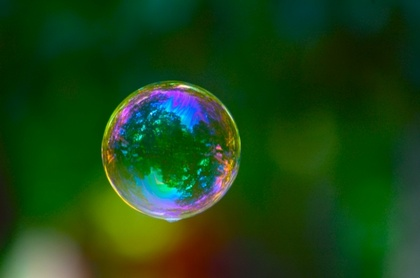
%> input picture PS1/bubble.jpg, 420 x 278 px, shrunk from 620 x 410 before the run
$ octave --eval "result = scdh('bubble.jpg');"   (GNU Octave 9; MATLAB toolbox functions it lacks are replaced by stand-ins)
%> lines starting %> are read from the running program, lines starting %| are printed output that depends on the picture
%> in scdh, iimg is the input picture: size 278x420x3 uint8; mean R, G, B 27.2, 69.9, 22.1
### PS1/col_gray.m
function oimg = col_gray(iimg)
oimg = rgb2gray(iimg);
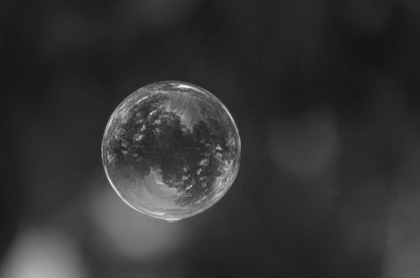
%> oimg: size 278x420 uint8; min 19, max 247, mean 51.6
end

### PS1/energy_img_modified.m
function aimg = energy_img_modified(iimg)
aimg=col_gray(iimg);
aimg = im2double(aimg);
[dx,dy] = imgradient(aimg,'prewitt');
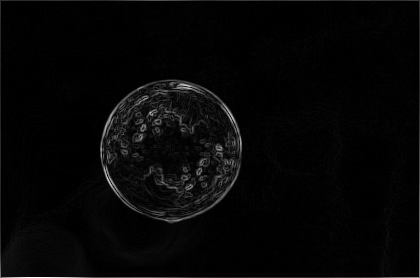
%> dx: size 278x420 double; min 0, max 2.06, mean 0.0547; drawn with min black and max white
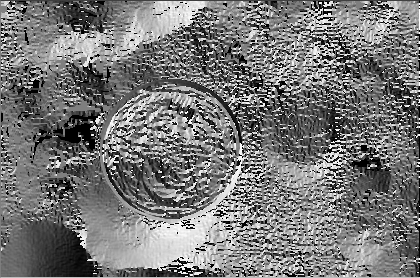
%> dy: size 278x420 double; min -180, max 180, mean -11.1; drawn with min black and max white
aimg=((dx.^2)+(dy.^2)).^(1/2);
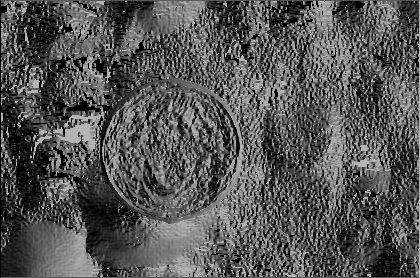
%> aimg: size 278x420 double; min 0, max 180, mean 84.1
end

### PS1/decrease_height.m
function [reducedColorImg,reducedEnergyImg] = decrease_height(im,energyImg)
[r,c,l]=size(im);
reducedColorImg=zeros(r-1,c,3);
reducedEnergyImg=zeros(r-1,c);
cumulativeEnergyMap=cumulative_min_energy_map(energyImg,'HORIZONTAL');
horizontalSeam=find_horizontal_seam(cumulativeEnergyMap);
view_seam(im,horizontalSeam,"HORIZONTAL");
for i=1:c
   reducedColorImg(:,i,:)=vertcat(im(1:horizontalSeam(i,1)-1,i,:),im(horizontalSeam(i,1)+1:r,i,:));
end
reducedEnergyImg=energy_img(reducedColorImg);
reducedColorImg=uint8(reducedColorImg);
imshow(reducedColorImg);
end

### PS1/cumulative_min_energy_map.m
function m = cumulative_min_energy_map(eimg,seamd)
if strcmp(seamd,'HORIZONTAL')
    eimg=transpose(eimg);
end
m=eimg;
[r,c]=size(eimg);
for i = 1:c
    for j = 2:r
        if i-1<1
           m(j,i)=eimg(j,i)+min(m(j-1,i),m(j-1,i+1));
        elseif i+1>c
           m(j,i)=eimg(j,i)+min(m(j-1,i-1),m(j-1,i));
        else
            m(j,i)=eimg(j,i)+min([m(j-1,i-1),m(j-1,i),m(j-1,i+1)]);
        end
    end
end
if strcmp(seamd,'HORIZONTAL')
    m=transpose(m);
end
end

### PS1/find_horizontal_seam.m
function horizontalSeam = find_horizontal_seam(m)
m=transpose(m);
horizontalSeam=find_vertical_seam(m);
end

### PS1/find_vertical_seam.m
function verticalSeam = find_vertical_seam(m)
[r,c]=size(m);
verticalSeam=zeros(r,1);
[~,verticalSeam(r,1)]=min(m(r,:));
for i = r-1:-1:1
   if verticalSeam(i+1,1)-1<1
      [~,b]=min([m(i,verticalSeam(i+1,1)),m(i,verticalSeam(i+1,1)+1)]);
      if b==1
        verticalSeam(i,1)=verticalSeam(i+1,1);
      elseif b==2
          verticalSeam(i,1)=verticalSeam(i+1,1)+1;
      end
   elseif verticalSeam(i+1,1)+1>c
      [~,b]=min([m(i,verticalSeam(i+1,1)-1),m(i,verticalSeam(i+1,1))]);
      if b==1
           verticalSeam(i,1)=verticalSeam(i+1,1)-1;
      elseif b==2
           verticalSeam(i,1)=verticalSeam(i+1,1);
      end
   else
      [~,b]=min([m(i,verticalSeam(i+1,1)-1),m(i,verticalSeam(i+1,1)),m(i,verticalSeam(i+1,1)+1)]);
      if b==1
        verticalSeam(i,1)=verticalSeam(i+1,1)-1;
      elseif b==2
          verticalSeam(i,1)=verticalSeam(i+1,1);
      elseif b==3
          verticalSeam(i,1)=verticalSeam(i+1,1)+1;
      end
   end
end
end

### PS1/view_seam.m
function a = view_seam(im,seam,seamDirection)
[r,c,l]=size(im);
if strcmp(seamDirection,'VERTICAL')
for i=1:r
    im(i,seam(i,1),1)=255;
    im(i,seam(i,1),2)=0;
    im(i,seam(i,1),3)=0;
end
end

if strcmp(seamDirection,'HORIZONTAL')
for i=1:c
    im(seam(i,1),i,1)=255;
    im(seam(i,1),i,2)=0;
    im(seam(i,1),i,3)=0;
end
end
imshow(im);
end

### PS1/energy_img.m
function aimg = energy_img(iimg)
aimg=col_gray(iimg);
aimg = im2double(aimg);
[dx,dy] = gradient(aimg);
aimg=((dx.^2)+(dy.^2)).^(1/2);
end

### PS1/scdh.m
function oimg = scdh(iimg)
iimg=imread(iimg);
oimg=energy_img_modified(iimg);
for i=1:100
   [iimg,oimg] = decrease_height(iimg,oimg);
   oimg=energy_img_modified(iimg);
end
imwrite(iimg,'car_out.jpg');
imshow(iimg);
end
%> (the run ends here)
